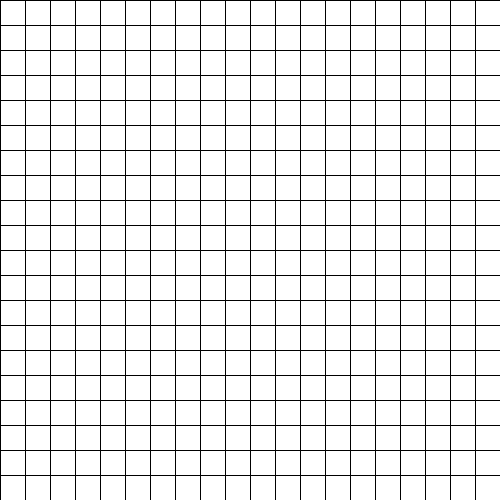
Frame 1 (no input)
Frame 60 (the mouse pressed at the canvas centre just before this capture): identical to frame 1, image omitted
Frame 120 (the mouse held since frame 60 and released just before this capture): identical to frame 1, image omitted

The Processing sketch that drew this single still picture (run headless with seeded random() and noise(); from frame 60 on, the mouse is pressed at the canvas centre):

// Processing sketch: teste6
// ── teste6.pde
int[][] mapa;

void setup(){
  size(500,500);
  criarMatriz();
}

void draw(){
  desenharMatriz();
}
void criarMatriz(){
  mapa = new int[20][20];
  for (int x = 0; x < 20; x++){
    for (int y = 0; y < 20; y++){
      mapa[x][y] = 0;
      criarPadrao(x,y);
    }
  }
}
void criarPadrao(int x , int y){
  // Eu e vc ainda vamos pensar
  if (x > 1 && x < 18 && x < 3 && x > 16){
    mapa[x][y] = 0;
  }
  if (y > 1 && y < 18 && y < 3 && y > 16){
    mapa[x][y] = 0;
  }
  else{
    mapa[x][y] = 1;
  }
}

void desenharMatriz(){
  for (int x = 0; x < 20; x++){
  for (int y = 0; y < 20; y++){
      if(mapa[x][y] == 1){
        fill(255);
      }
      if(mapa[x][y] == 0){
        fill(0);
      }
      rect(x*25, y*25, 25, 25);
    }
  }
}
